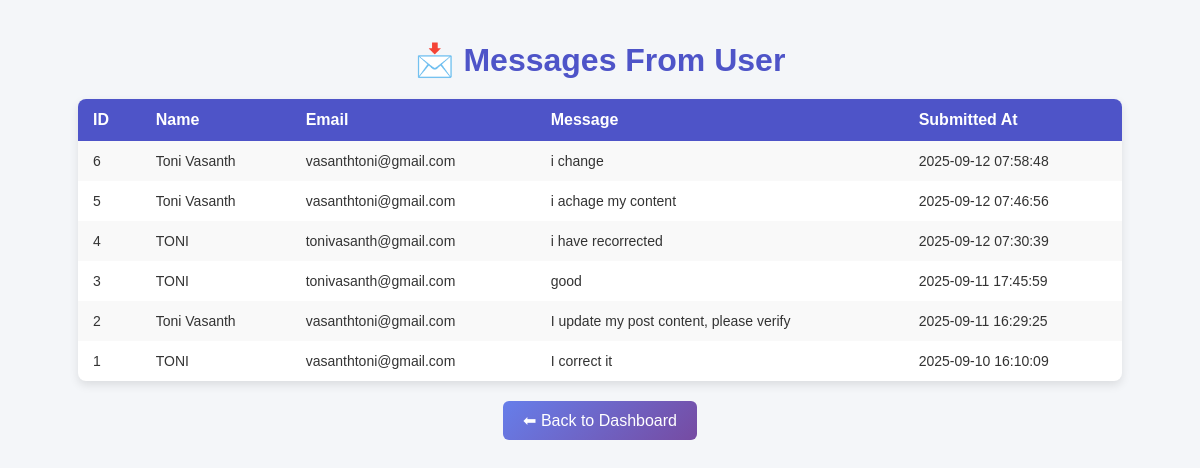
The page /admin_messages.php (signed in) on the database its author committed.
### tables this page shows
CREATE TABLE `message` (
  `id` int(11) NOT NULL,
  `name` varchar(100) NOT NULL,
  `email` varchar(150) NOT NULL,
  `thought` text NOT NULL,
  `created_at` timestamp NOT NULL DEFAULT current_timestamp()
);

### admin_messages.php (the view, shortened to what this page needs)
<?php
$conn = new mysqli("localhost", "root", "", "review");
$sql = "SELECT id, name, email, thought, created_at FROM message ORDER BY created_at DESC";
$result = $conn->query($sql);
?>
<!DOCTYPE html>
<html lang="en">
<head>
</head>
<body>
  <h1>📩 Messages From User </h1>
  <?php if ($result->num_rows > 0): ?>
    <table>
      <tr>
        <th>ID</th>
        <th>Name</th>
        <th>Email</th>
        <th>Message</th>
        <th>Submitted At</th>
      </tr>
      <?php while ($row = $result->fetch_assoc()): ?>
        <tr>
          <td><?php echo $row['id']; ?></td>
          <td><?php echo htmlspecialchars($row['name']); ?></td>
          <td><?php echo htmlspecialchars($row['email']); ?></td>
          <td><?php echo nl2br(htmlspecialchars($row['thought'])); ?></td>
          <td><?php echo $row['created_at']; ?></td>
        </tr>
      <?php endwhile; ?>
    </table>
  <?php else: ?>
    <p class="no-data">No messages found.</p>
  <?php endif; ?>
  <a href="admin_dashboard.php" class="back-btn">⬅ Back to Dashboard</a>
</body>
</html>

### admin_messages.php (style rules this page uses)
body { font-family: Arial, sans-serif; background: #f4f6f9; margin: 0; padding: 20px; }
h1 { text-align: center; color: #4e54c8; margin-bottom: 20px; }
table { width: 90%; margin: 0 auto; border-collapse: collapse; background: #fff; box-shadow: 0 4px 10px rgba(0,0,0,0.1); border-radius: 8px; overflow: hidden; }
th, td { padding: 12px 15px; text-align: left; }
th { background: #4e54c8; color: white; font-size: 16px; }
tr:nth-child(even) { background: #f9f9f9; }
td { font-size: 14px; color: #333; }
.back-btn { display: block; width: fit-content; margin: 20px auto; padding: 10px 20px; background: linear-gradient(135deg, #667eea, #764ba2); color: white; text-decoration: none; border-radius: 6px; transition: 0.3s; }

### rows shown on the page
message: id "6", name "Toni Vasanth", email "vasanthtoni@gmail.com", thought "i change", created_at "2025-09-12 07:58:48"
message: id "5", name "Toni Vasanth", email "vasanthtoni@gmail.com", thought "i achage my content", created_at "2025-09-12 07:46:56"
message: id "4", name "TONI", email "tonivasanth@gmail.com", thought "i have recorrected", created_at "2025-09-12 07:30:39"
message: id "3", name "TONI", email "tonivasanth@gmail.com", thought "good", created_at "2025-09-11 17:45:59"
message: id "2", name "Toni Vasanth", email "vasanthtoni@gmail.com", thought "I update my post content, please verify", created_at "2025-09-11 16:29:25"
message: id "1", name "TONI", email "vasanthtoni@gmail.com", thought "I correct it", created_at "2025-09-10 16:10:09"
